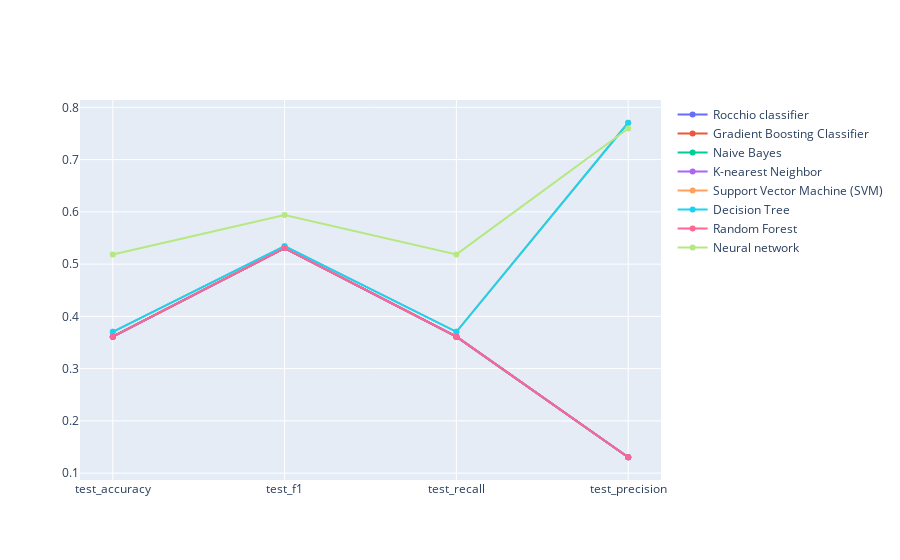

The code cell stored with this chart in its notebook:
### Code cell
iplot( { "data": [ go.Scatter(x=colunas[3:], y=medias_trt3.iloc[i,:-1], name=medias_trt3.iloc[i,-1] ) for i in range( len( medias_trt3 ) ) ] } )

### Figure 1 — Plotly figure (JSON) as saved in the notebook; plotly's stock layout.template omitted (floating-point values rounded to 4 significant figures)
{"data": [{"name": "Rocchio classifier", "type": "scatter", "x": ["test_accuracy", "test_f1", "test_recall", "test_precision", "Estimator Name"], "y": [0.3611, 0.5306, 0.3611, 0.1304]}, {"name": "Gradient Boosting Classifier", "type": "scatter", "x": ["test_accuracy", "test_f1", "test_recall", "test_precision", "Estimator Name"], "y": [0.3611, 0.5306, 0.3611, 0.1304]}, {"name": "Naive Bayes", "type": "scatter", "x": ["test_accuracy", "test_f1", "test_recall", "test_precision", "Estimator Name"], "y": [0.3611, 0.5306, 0.3611, 0.1304]}, {"name": "K-nearest Neighbor", "type": "scatter", "x": ["test_accuracy", "test_f1", "test_recall", "test_precision", "Estimator Name"], "y": [0.3611, 0.5306, 0.3611, 0.1304]}, {"name": "Support Vector Machine (SVM)", "type": "scatter", "x": ["test_accuracy", "test_f1", "test_recall", "test_precision", "Estimator Name"], "y": [0.3704, 0.5342, 0.3704, 0.7705]}, {"name": "Decision Tree", "type": "scatter", "x": ["test_accuracy", "test_f1", "test_recall", "test_precision", "Estimator Name"], "y": [0.3704, 0.5342, 0.3704, 0.7705]}, {"name": "Random Forest", "type": "scatter", "x": ["test_accuracy", "test_f1", "test_recall", "test_precision", "Estimator Name"], "y": [0.3611, 0.5306, 0.3611, 0.1304]}, {"name": "Neural network", "type": "scatter", "x": ["test_accuracy", "test_f1", "test_recall", "test_precision", "Estimator Name"], "y": [0.5185, 0.5938, 0.5185, 0.7594]}], "layout": {}}
